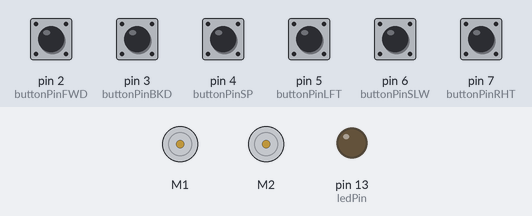
Recording of a sketch running on a simulated Arduino Uno, built with avr-gcc and run on an emulated ATmega328P. On the bench: 2 × DC motor (green arrow = forward, orange = backward, longer = faster), output pins drawn as LEDs (lit = HIGH). The test bench sets the inputs (shaded band); at power-on: pin 2 (buttonPinFWD), pin 3 (buttonPinBKD), pin 4 (buttonPinSP), pin 5 (buttonPinLFT), pin 6 (buttonPinSLW), pin 7 (buttonPinRHT) LOW. What the sketch prints to the serial monitor is not drawn.

Above: at 1.2 s.
1.3 s: pin 2 (buttonPinFWD) pulled HIGH for 0.15 s
At 1.7 s:
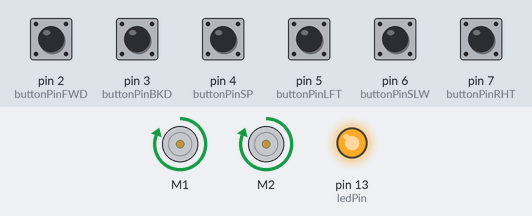
2.9 s: pin 3 (buttonPinBKD) pulled HIGH for 0.15 s
At 4.1 s:
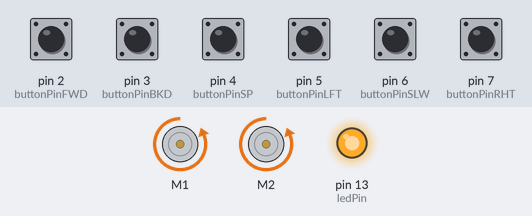
4.5 s: pin 4 (buttonPinSP) pulled HIGH for 0.15 s
At 5.3 s:
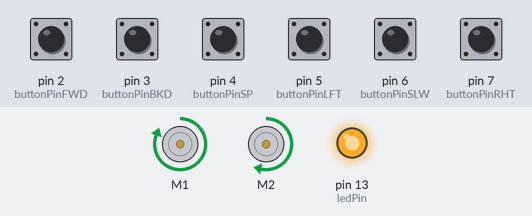
6.1 s: pin 5 (buttonPinLFT) pulled HIGH for 0.15 s
At 6.5 s:
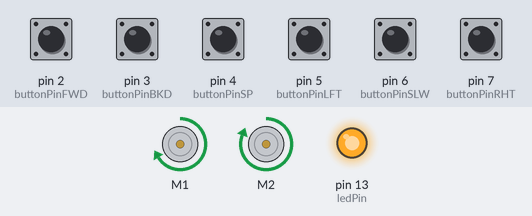
7.7 s: pin 6 (buttonPinSLW) pulled HIGH for 0.15 s
At 8.9 s:
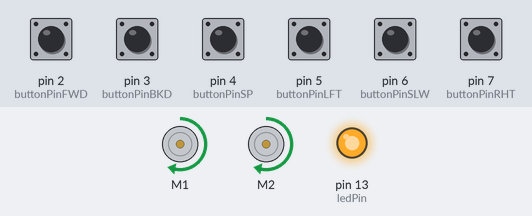
9.3 s: pin 7 (buttonPinRHT) pulled HIGH for 0.15 s
At 10.2 s:
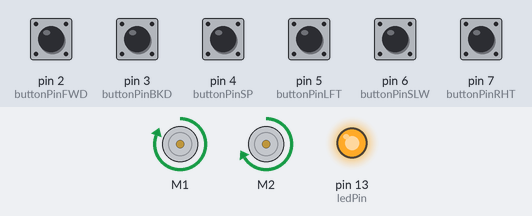
Timing chart, 0 to 11.9 s (numbered marks = the images above; inputs shaded):
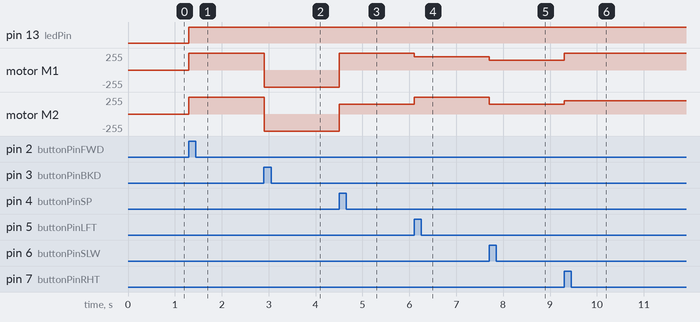

The sketch:

sketch.ino
```cpp
#include <Wire.h>
#include <Adafruit_MotorShield.h>
#include "utility/Adafruit_MS_PWMServoDriver.h"


const int buttonPinFWD = 2; // the number of the pushbutton pin
const int buttonPinBKD = 3;
const int buttonPinSP = 4;
const int buttonPinLFT = 5;
const int buttonPinSLW = 6;
const int buttonPinRHT = 7;

const int ledPin = 13; // the number of the LED pin


Adafruit_MotorShield AFMS = Adafruit_MotorShield();

Adafruit_DCMotor *myMotorL = AFMS.getMotor(1);
Adafruit_DCMotor *myMotorR = AFMS.getMotor(2);


void setup() {
  // put your setup code here, to run once:
  // initialize the LED pin as an output:

Serial.begin(9600); // set up Serial library at 9600 bps

pinMode(ledPin, OUTPUT);
  // initialize the pushbutton pin as an input:

pinMode(buttonPinFWD, INPUT);
pinMode(buttonPinBKD, INPUT);
pinMode(buttonPinSP, INPUT);
pinMode(buttonPinLFT, INPUT);
pinMode(buttonPinSLW, INPUT);
pinMode(buttonPinRHT, INPUT);

Serial.println("Adafruit Motorshield v2 - DC Motor test!");

AFMS.begin(); // create with the default frequency 1.6KHz
}

void loop() {
  // put your main code here, to run repeatedly:
  // read the state of the pushbutton value:

while (digitalRead(buttonPinFWD) == HIGH) {
MotorFWD();
} // calls MotorFWD subroutine
while (digitalRead(buttonPinBKD) == HIGH) {
MotorBKD();
}
while (digitalRead(buttonPinSP) == HIGH) {
MotorSP();
}
while (digitalRead(buttonPinLFT) == HIGH) {
MotorLFT();
}
while (digitalRead(buttonPinSLW) == HIGH) {
MotorSLW();
}
while (digitalRead(buttonPinRHT) == HIGH) {
MotorRHT();
}


}


void MotorFWD() {
digitalWrite(ledPin, HIGH); // turn on LED

myMotorL->setSpeed(255);
myMotorR->setSpeed(255);

myMotorL->run(FORWARD);
myMotorR->run(FORWARD);
  // turn on motor
}

void MotorBKD() {
digitalWrite(ledPin, HIGH); // turn on LED

myMotorL->setSpeed(255);
myMotorR->setSpeed(255);

myMotorL->run(BACKWARD);
myMotorR->run(BACKWARD);
  // turn on motor
}

void MotorSP() {
digitalWrite(ledPin, HIGH); // turn on LED

myMotorL->setSpeed(255);
myMotorR->setSpeed(150);

myMotorL->run(FORWARD);
myMotorR->run(FORWARD);
  // turn on motor
}

void MotorLFT() {
digitalWrite(ledPin, HIGH); // turn on LED

myMotorL->setSpeed(200);
myMotorR->setSpeed(255);

myMotorL->run(FORWARD);
myMotorR->run(FORWARD);
  // turn on motor
}

void MotorSLW() {
digitalWrite(ledPin, HIGH); // turn on LED

myMotorL->setSpeed(150);
myMotorR->setSpeed(150);

myMotorL->run(FORWARD);
myMotorR->run(FORWARD);
  // turn on motor
}

void MotorRHT() {
digitalWrite(ledPin, HIGH); // turn on LED

myMotorL->setSpeed(255);
myMotorR->setSpeed(200);

myMotorL->run(FORWARD);
myMotorR->run(FORWARD);
  // turn on motor
}
```

Measured:
- after the input at 1.3 s, pin 13 (ledPin): LOW → HIGH at once; motor M1, motor M2: stopped → forward 255/255 at once
- after the input at 2.9 s, motor M1, motor M2: forward 255/255 → backward 255/255 at once
- after the input at 4.5 s, motor M1: backward 255/255 → forward 255/255 at once; motor M2: backward 255/255 → forward 150/255 at once
- after the input at 6.1 s, motor M1: forward 255/255 → forward 200/255 at once; motor M2: forward 150/255 → forward 255/255 at once
- after the input at 7.7 s, motor M1: forward 200/255 → forward 150/255 at once; motor M2: forward 255/255 → forward 150/255 at once
- after the input at 9.3 s, motor M1: forward 150/255 → forward 255/255 at once; motor M2: forward 150/255 → forward 200/255 at once
